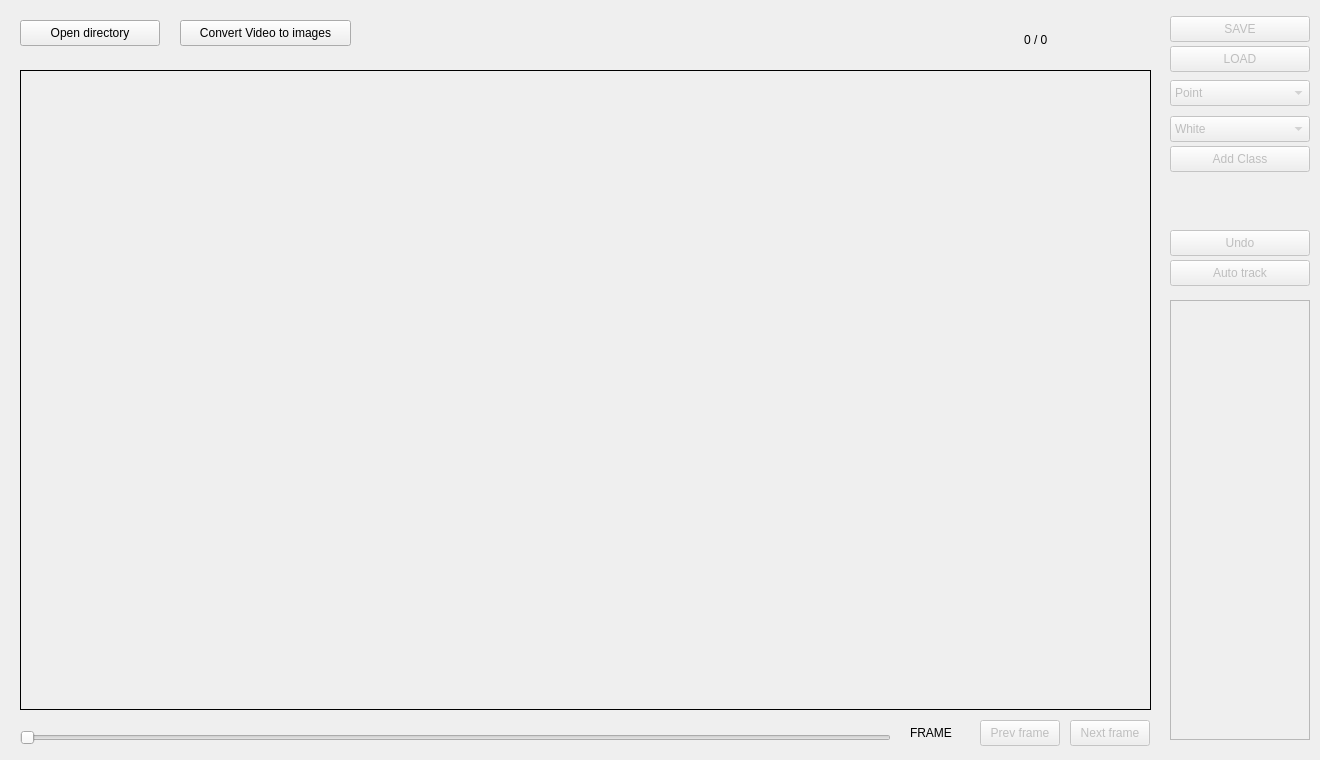
<?xml version="1.0" encoding="UTF-8"?>
<ui version="4.0">
 <class>Dialog</class>
 <widget class="QDialog" name="Dialog">
  <property name="enabled">
   <bool>true</bool>
  </property>
  <property name="geometry">
   <rect>
    <x>0</x>
    <y>0</y>
    <width>1320</width>
    <height>760</height>
   </rect>
  </property>
  <property name="minimumSize">
   <size>
    <width>1320</width>
    <height>760</height>
   </size>
  </property>
  <property name="windowTitle">
   <string>Dialog</string>
  </property>
  <widget class="QPushButton" name="pushButton_open_dir">
   <property name="geometry">
    <rect>
     <x>20</x>
     <y>20</y>
     <width>140</width>
     <height>26</height>
    </rect>
   </property>
   <property name="focusPolicy">
    <enum>Qt::NoFocus</enum>
   </property>
   <property name="text">
    <string>Open directory</string>
   </property>
  </widget>
  <widget class="QLabel" name="label">
   <property name="geometry">
    <rect>
     <x>20</x>
     <y>70</y>
     <width>1131</width>
     <height>640</height>
    </rect>
   </property>
   <property name="mouseTracking">
    <bool>true</bool>
   </property>
   <property name="autoFillBackground">
    <bool>false</bool>
   </property>
   <property name="frameShape">
    <enum>QFrame::Box</enum>
   </property>
   <property name="text">
    <string/>
   </property>
  </widget>
  <widget class="QPushButton" name="pushButton_undo">
   <property name="enabled">
    <bool>false</bool>
   </property>
   <property name="geometry">
    <rect>
     <x>1170</x>
     <y>230</y>
     <width>140</width>
     <height>26</height>
    </rect>
   </property>
   <property name="focusPolicy">
    <enum>Qt::NoFocus</enum>
   </property>
   <property name="text">
    <string>Undo</string>
   </property>
  </widget>
  <widget class="QSlider" name="horizontalSlider">
   <property name="enabled">
    <bool>false</bool>
   </property>
   <property name="geometry">
    <rect>
     <x>20</x>
     <y>725</y>
     <width>871</width>
     <height>26</height>
    </rect>
   </property>
   <property name="focusPolicy">
    <enum>Qt::NoFocus</enum>
   </property>
   <property name="orientation">
    <enum>Qt::Horizontal</enum>
   </property>
  </widget>
  <widget class="QPushButton" name="pushButton_convert">
   <property name="enabled">
    <bool>true</bool>
   </property>
   <property name="geometry">
    <rect>
     <x>180</x>
     <y>20</y>
     <width>171</width>
     <height>26</height>
    </rect>
   </property>
   <property name="focusPolicy">
    <enum>Qt::NoFocus</enum>
   </property>
   <property name="autoFillBackground">
    <bool>false</bool>
   </property>
   <property name="text">
    <string>Convert Video to images</string>
   </property>
  </widget>
  <widget class="QPushButton" name="pushButton_auto_track">
   <property name="enabled">
    <bool>false</bool>
   </property>
   <property name="geometry">
    <rect>
     <x>1170</x>
     <y>260</y>
     <width>140</width>
     <height>26</height>
    </rect>
   </property>
   <property name="focusPolicy">
    <enum>Qt::NoFocus</enum>
   </property>
   <property name="text">
    <string>Auto track</string>
   </property>
  </widget>
  <widget class="QComboBox" name="comboBox_class">
   <property name="enabled">
    <bool>false</bool>
   </property>
   <property name="geometry">
    <rect>
     <x>1170</x>
     <y>116</y>
     <width>140</width>
     <height>26</height>
    </rect>
   </property>
   <property name="focusPolicy">
    <enum>Qt::NoFocus</enum>
   </property>
   <item>
    <property name="text">
     <string>White</string>
    </property>
   </item>
   <item>
    <property name="text">
     <string>Yellow</string>
    </property>
   </item>
   <item>
    <property name="text">
     <string>Red</string>
    </property>
   </item>
  </widget>
  <widget class="QPushButton" name="pushButton_add_class">
   <property name="enabled">
    <bool>false</bool>
   </property>
   <property name="geometry">
    <rect>
     <x>1170</x>
     <y>146</y>
     <width>140</width>
     <height>26</height>
    </rect>
   </property>
   <property name="focusPolicy">
    <enum>Qt::NoFocus</enum>
   </property>
   <property name="text">
    <string>Add Class</string>
   </property>
  </widget>
  <widget class="QPushButton" name="pushButton_next">
   <property name="enabled">
    <bool>false</bool>
   </property>
   <property name="geometry">
    <rect>
     <x>1070</x>
     <y>720</y>
     <width>80</width>
     <height>26</height>
    </rect>
   </property>
   <property name="focusPolicy">
    <enum>Qt::NoFocus</enum>
   </property>
   <property name="text">
    <string>Next frame</string>
   </property>
  </widget>
  <widget class="QPushButton" name="pushButton_prev">
   <property name="enabled">
    <bool>false</bool>
   </property>
   <property name="geometry">
    <rect>
     <x>980</x>
     <y>720</y>
     <width>80</width>
     <height>26</height>
    </rect>
   </property>
   <property name="focusPolicy">
    <enum>Qt::NoFocus</enum>
   </property>
   <property name="text">
    <string>Prev frame</string>
   </property>
  </widget>
  <widget class="QPushButton" name="pushButton_save">
   <property name="enabled">
    <bool>false</bool>
   </property>
   <property name="geometry">
    <rect>
     <x>1170</x>
     <y>16</y>
     <width>140</width>
     <height>26</height>
    </rect>
   </property>
   <property name="focusPolicy">
    <enum>Qt::NoFocus</enum>
   </property>
   <property name="text">
    <string>SAVE</string>
   </property>
  </widget>
  <widget class="QPushButton" name="pushButton_load">
   <property name="enabled">
    <bool>false</bool>
   </property>
   <property name="geometry">
    <rect>
     <x>1170</x>
     <y>46</y>
     <width>140</width>
     <height>26</height>
    </rect>
   </property>
   <property name="focusPolicy">
    <enum>Qt::NoFocus</enum>
   </property>
   <property name="text">
    <string>LOAD</string>
   </property>
  </widget>
  <widget class="QLabel" name="label_frame">
   <property name="geometry">
    <rect>
     <x>910</x>
     <y>720</y>
     <width>55</width>
     <height>26</height>
    </rect>
   </property>
   <property name="text">
    <string>FRAME</string>
   </property>
  </widget>
  <widget class="QComboBox" name="comboBox_type">
   <property name="enabled">
    <bool>false</bool>
   </property>
   <property name="geometry">
    <rect>
     <x>1170</x>
     <y>80</y>
     <width>140</width>
     <height>26</height>
    </rect>
   </property>
   <property name="focusPolicy">
    <enum>Qt::NoFocus</enum>
   </property>
   <item>
    <property name="text">
     <string>Point</string>
    </property>
   </item>
   <item>
    <property name="text">
     <string>Box</string>
    </property>
   </item>
  </widget>
  <widget class="QLabel" name="label_mouse_position">
   <property name="geometry">
    <rect>
     <x>1024</x>
     <y>30</y>
     <width>111</width>
     <height>20</height>
    </rect>
   </property>
   <property name="text">
    <string>0 / 0</string>
   </property>
  </widget>
  <widget class="QListWidget" name="listWidget">
   <property name="enabled">
    <bool>false</bool>
   </property>
   <property name="geometry">
    <rect>
     <x>1170</x>
     <y>300</y>
     <width>140</width>
     <height>440</height>
    </rect>
   </property>
   <property name="focusPolicy">
    <enum>Qt::NoFocus</enum>
   </property>
  </widget>
 </widget>
 <resources/>
 <connections/>
</ui>
